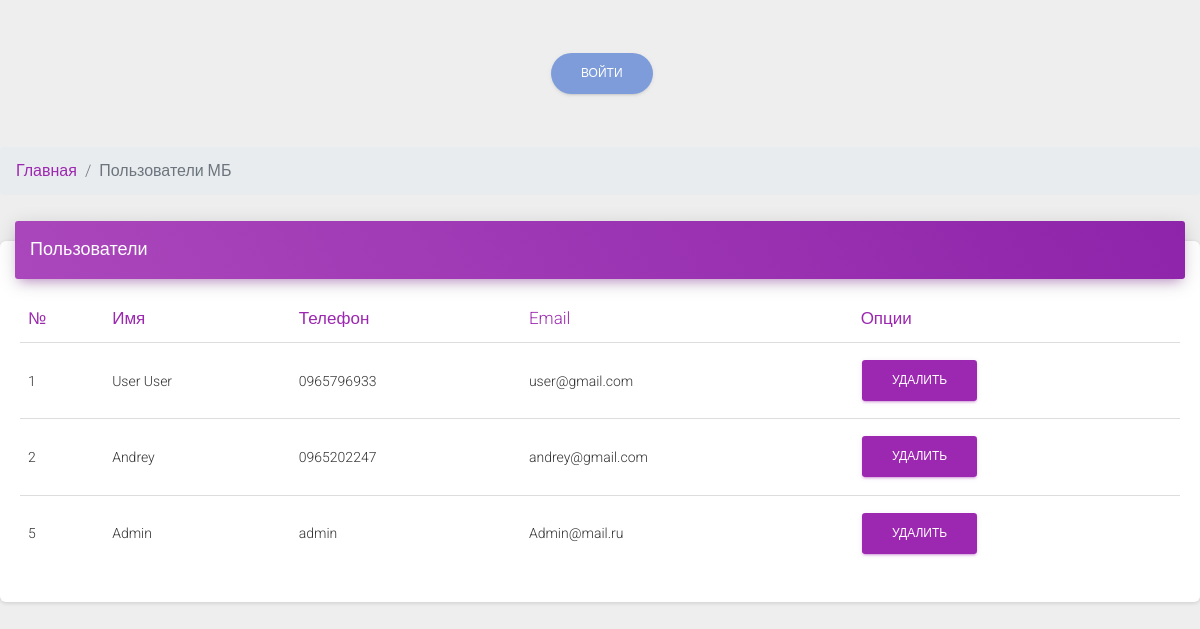
Screenshot of /admin/users_b.php with the database file from the repository.
### tables this page shows
CREATE TABLE `users_b` (
  `id` int(11) NOT NULL,
  `login` varchar(50) NOT NULL,
  `password` varchar(100) NOT NULL,
  `email` varchar(255) NOT NULL,
  `name` varchar(255) NOT NULL,
  `phone` varchar(255) NOT NULL,
  `confirm_mail` varchar(255) NOT NULL,
  `verifided` int(11) NOT NULL DEFAULT 0,
  `info` text NOT NULL,
  `status` varchar(10) NOT NULL DEFAULT 'Добавлено'
);

### admin/users_b.php (the view, shortened to what this page needs)
<?php
include $_SERVER["DOCUMENT_ROOT"] . "/configs/db.php";
include $_SERVER["DOCUMENT_ROOT"] . "/admin/parts/header.php";
?>
<nav aria-label="breadcrumb">
  <ol class="breadcrumb">
    <li class="breadcrumb-item"><a href="/admin">Главная</a></li>
    <li class="breadcrumb-item active" aria-current="page">Пользователи МБ</li>
  </ol>
</nav>
<div class="row">
  <div class="col-md-12">
    <div class="card">
      <div class="card-header card-header-primary">
        <h4 class="card-title ">
          Пользователи
        </h4>
      </div>
      <div class="card-body">
        <div class="table-responsive">
          <table class="table">
            <thead class=" text-primary">
              <th>№</th>
              <th>Имя</th>
              <th>Телефон</th>
              <th>Email</th>
              <th>Опции</th>
            </thead>
            <tbody>
                <?php
               $sql = "SELECT * FROM users_b";
                $result = $conn->query($sql);
                while ($row = mysqli_fetch_assoc($result)) {
                ?>
                <tr>
                    <td><?php echo $row["id"] ?></td>
                    <td><?php echo $row["name"] ?></td>
                    <td><?php echo $row["phone"] ?></td>
                    <td><?php echo $row["email"] ?></td>
                    <td>
                      <a href="modules/users_b/delete.php?id=<?php echo $row["id"] ?>" class="btn btn-primary">Удалить</a>
                  </td>
                </tr>
              <?php
              }
              ?>
            </tbody>
          </table>
        </div>
      </div>
    </div>
  </div>
</div>
<?php
include $_SERVER["DOCUMENT_ROOT"] . "/admin/parts/footer.php";
?>

### rows the page displays
users_b: id "1", name "User User", phone "0965796933", email "user@gmail.com"
users_b: id "2", name "Andrey", phone "0965202247", email "andrey@gmail.com"
users_b: id "5", name "Admin", phone "admin", email "Admin@mail.ru"
